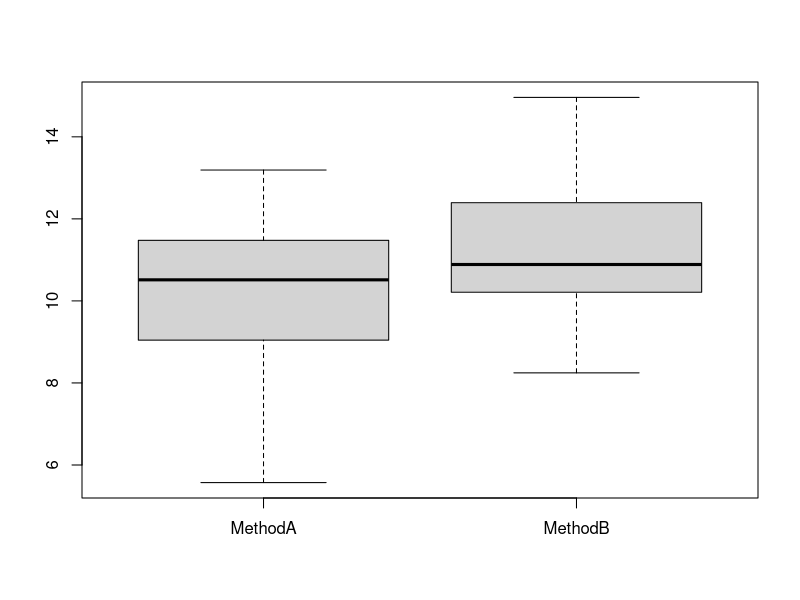

Here is the R script that generated this plot: (Note: this script raises an error after producing the figure.)
## ---- chunk 1
#dado sintético 
set.seed(1)
trials <- 30
MethodA <- rnorm(trials, mean=10, sd = 2)
MethodB <- rnorm(trials, mean=11, sd = 2)
## ---- chunk 2
data <- data.frame(MethodA, MethodB)
head(data)
boxplot(data)
## ---- chunk 3
res <- wilcox.test(MethodA, MethodB, paired=TRUE, exact=FALSE)
res
## ---- chunk 4
library(rstatix)
## ---- chunk 5
methods = c(rep("MethodA", length(MethodA)), rep("MethodB", length(MethodB)))
data_effect = data.frame(methods, y = c(MethodA, MethodB))
## ---- chunk 6
wilcox_effsize(y ~ methods, paired=TRUE, data=data_effect)
